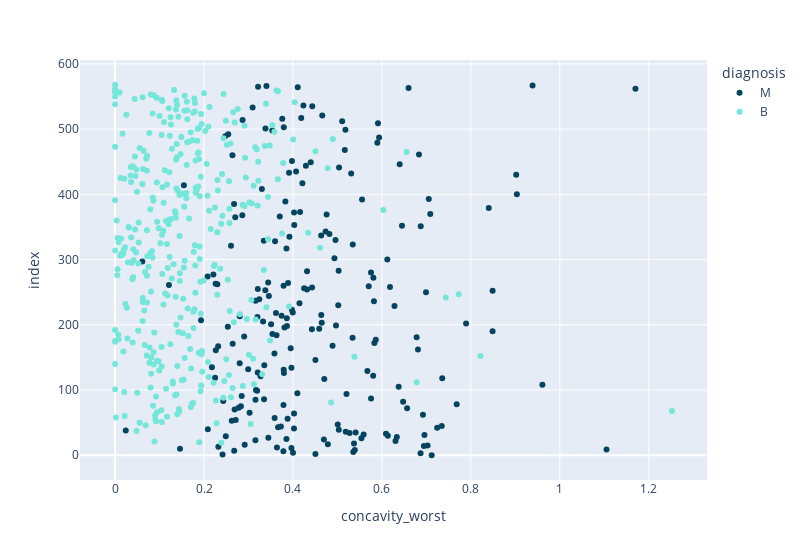

The notebook cell saved with this chart:
### Code cell
px.scatter(data_frame = df, x = 'concavity_worst', color = 'diagnosis', color_discrete_sequence = ['#05445E', '#75E6DA'], width = 800)

### Figure 1 — Plotly figure (JSON) as saved in the notebook; plotly's stock layout.template omitted (floating-point values rounded to 4 significant figures; data arrays with more than 128 entries replaced by an {"elided": "..."} marker saying what was removed)
{"data": [{"hovertemplate": "diagnosis=M<br>concavity_worst=%{x}<br>index=%{y}<extra></extra>", "legendgroup": "M", "marker": {"color": "#05445E", "symbol": "circle"}, "mode": "markers", "name": "M", "orientation": "h", "showlegend": true, "type": "scatter", "x": {"elided": "212 float values"}, "xaxis": "x", "y": {"elided": "212 int values"}, "yaxis": "y"}, {"hovertemplate": "diagnosis=B<br>concavity_worst=%{x}<br>index=%{y}<extra></extra>", "legendgroup": "B", "marker": {"color": "#75E6DA", "symbol": "circle"}, "mode": "markers", "name": "B", "orientation": "h", "showlegend": true, "type": "scatter", "x": {"elided": "357 float values"}, "xaxis": "x", "y": {"elided": "357 int values"}, "yaxis": "y"}], "layout": {"legend": {"title": {"text": "diagnosis"}, "tracegroupgap": 0}, "margin": {"t": 60}, "width": 800, "xaxis": {"anchor": "y", "domain": [0, 1], "title": {"text": "concavity_worst"}}, "yaxis": {"anchor": "x", "domain": [0, 1], "title": {"text": "index"}}}}
